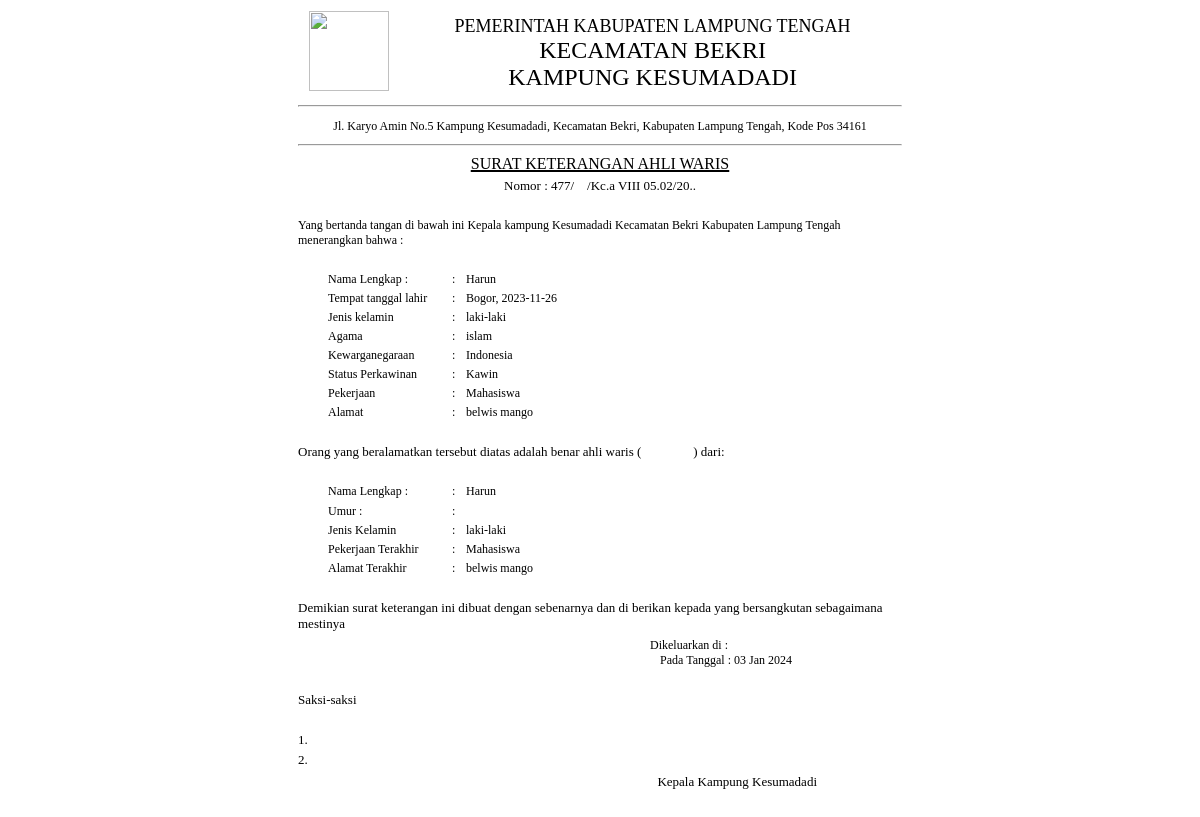
Screenshot of /surat_keterangan_ahli_waris.php?NIK=3214321432143214&NIKS=3214321432143214 (signed in) with the database file from the repository.
### tables this page shows
CREATE TABLE `crud` (
  `ID` bigint(16) NOT NULL,
  `NIK` bigint(16) NOT NULL,
  `Nama` varchar(50) NOT NULL,
  `Tempat` varchar(50) NOT NULL,
  `Tanggal_Lahir` varchar(50) NOT NULL,
  `Jenis_Kelamin` varchar(50) NOT NULL,
  `Alamat` varchar(100) NOT NULL,
  `Agama` varchar(50) NOT NULL,
  `Status` varchar(50) NOT NULL,
  `Pekerjaan` varchar(50) NOT NULL,
  `Kewarganegaraan` varchar(50) NOT NULL
);

CREATE TABLE `cruds` (
  `IDS` bigint(16) NOT NULL,
  `NIKS` bigint(16) NOT NULL,
  `NamaS` varchar(50) NOT NULL,
  `TempatS` varchar(50) NOT NULL,
  `Tanggal_LahirS` varchar(50) NOT NULL,
  `Jenis_kelaminS` varchar(50) NOT NULL,
  `AlamatS` varchar(100) NOT NULL,
  `AgamaS` varchar(50) NOT NULL,
  `StatusS` varchar(50) NOT NULL,
  `PekerjaanS` varchar(50) NOT NULL,
  `KewarganegaraanS` varchar(50) NOT NULL
);

### surat_keterangan_ahli_waris.php (the view, shortened to what this page needs)
<?php
include "process.php";
if (isset($_GET['NIK']) && isset($_GET['NIKS'])) {
    $NIK = $_GET['NIK'];
    $NIK2 = $_GET['NIKS'];
    $NIK = mysqli_real_escape_string($conn, $NIK);
    $NIK2 = mysqli_real_escape_string($conn, $NIK2);
    $sql = "SELECT * FROM crud WHERE NIK=?";
    $stmt = mysqli_prepare($conn, $sql);
    mysqli_stmt_bind_param($stmt, "s", $NIK);
    mysqli_stmt_execute($stmt);
    $hasil = mysqli_stmt_get_result($stmt);
    $sql2 = "SELECT * FROM cruds WHERE NIKS=?";
    $stmt2 = mysqli_prepare($conn, $sql2);
    mysqli_stmt_bind_param($stmt2, "s", $NIK2);
    mysqli_stmt_execute($stmt2);
    $hasil2 = mysqli_stmt_get_result($stmt2);
    $data = mysqli_fetch_assoc($hasil);
    $data2 = mysqli_fetch_assoc($hasil2);
} else {
    echo "Parameter NIK atau NIK2 tidak ditemukan.";
    exit();
}
$tanggal = date("d M Y");
?>
<!DOCTYPE html>
<head>
    <body onload="window.print()">
</head>
<body>
    <center>
        <table width="610" align="center">
            <tr>
                <td align="center"><img src="https://i.ibb.co/NjB0Rqb/Lambang-Kabupaten-Lampung-Tengah.png" width="80" height="80"></td>
                <td align="center">
                    <font size="4">PEMERINTAH KABUPATEN LAMPUNG TENGAH</font><br>
                    <font size="5">KECAMATAN BEKRI</font><br>
                    <font size="5">KAMPUNG KESUMADADI</font><br>
                </td>
            </tr>
            <tr>
                <td colspan="2" align="center"><hr></td>
            </tr>
        </table>
        <table width="610">
            <tr>
                <td class="alamat" align="center">Jl. Karyo Amin No.5 Kampung Kesumadadi, Kecamatan Bekri, Kabupaten Lampung Tengah, Kode Pos 34161</td>
            </tr>
            <tr>
                <td colspan="1" align="center"><hr></td>
            </tr>
        </table>
        <table width="610" align="center">
            <tr>
                <font size="3" align="center" style="text-decoration: underline 2px;">SURAT KETERANGAN AHLI WARIS</font><br>
            </tr>
            <tr>
                <td align="center">
                    <font size="2">Nomor : 477/&nbsp;&nbsp;&nbsp;&nbsp;/Kc.a VIII 05.02/20..</font>
                </td>
            </tr>
        </table>
        <br>
        <table width="610">
            <tr>
                <td class="pembukaan" style="font-size: 12px;">Yang bertanda tangan di bawah ini Kepala kampung Kesumadadi Kecamatan Bekri Kabupaten Lampung Tengah menerangkan bahwa :</td>
            </tr>
        </table>
        <br>
        <table width="550">
            <tr>
                <td style="font-size: 12px;"width="120">Nama Lengkap : </td>
                <td width="10">:</td>
                <td style="font-size: 12px;"><?php echo $data['Nama']; ?></td>
            </tr>
            <tr>
                <td style="font-size: 12px;"width="120">Tempat tanggal lahir</td>
                <td width="10">:</td>
                <td style="font-size: 12px;"><?php echo $data['Tempat']; ?>, <?php echo $data['Tanggal_Lahir'];?></td>
            </tr>
            <tr>
                <td style="font-size: 12px;"width="120">Jenis kelamin</td>
                <td width="10">:</td>
                <td style="font-size: 12px;"><?php echo $data['Jenis_Kelamin']; ?></td>
            </tr>
            <tr>
                <td style="font-size: 12px;"width="120">Agama</td>
                <td width="10">:</td>
                <td style="font-size: 12px;"><?php echo $data['Agama']; ?></td>
            </tr>
            <tr>
                <td style="font-size: 12px;">Kewarganegaraan</td>
                <td width="10">:</td>
                <td style="font-size: 12px;"><?php echo $data['Kewarganegaraan']; ?></td>
            </tr>
            <tr>
                <td style="font-size: 12px;"width="120">Status Perkawinan</td>
                <td width="10">:</td>
                <td style="font-size: 12px;"><?php echo $data['Status']; ?></td>
            </tr>
            <tr>
                <td style="font-size: 12px;"width="120">Pekerjaan</td>
                <td width="10">:</td>
                <td style="font-size: 12px;"><?php echo $data['Pekerjaan']; ?></td>
            </tr>
            <tr>
                <td style="font-size: 12px;"width="120">Alamat</td>
                <td width="10">:</td>
                <td style="font-size: 12px;"><?php echo $data['Alamat']; ?></td>
            </tr>
        </table>
        <br>
        <table width="610">
            <tr>
                <td>
                    <font size="2">Orang yang beralamatkan tersebut diatas adalah benar ahli waris (&nbsp;&nbsp;&nbsp;&nbsp;&nbsp;&nbsp;&nbsp;&nbsp;&nbsp;&nbsp;&nbsp;&nbsp;&nbsp;&nbsp;&nbsp;&nbsp;) dari:</font>
                </td>
            </tr>
        </table>
        <br>
        <table width="550">
            <tr>
                <td style="font-size: 12px;"width="120">Nama Lengkap : </td>
                <td width="10">:</td>
                <td style="font-size: 12px;"><?php echo $data2['NamaS']; ?></td>
            </tr>
            <tr>
                <td style="font-size: 12px;">Umur : </td>
                <td width="10">:</td>
                <td style="font-size: 12px;"><input type="text" id="umur" name="umur"></td>
            </tr>
            <tr>
                <td style="font-size: 12px;">Jenis Kelamin</td>
                <td width="10">:</td>
                <td style="font-size: 12px;"><?php echo $data2['Jenis_kelaminS']; ?></td>
            </tr>
            <tr>
                <td style="font-size: 12px;">Pekerjaan Terakhir</td>
                <td width="10">:</td>
                <td style="font-size: 12px;"><?php echo $data2['PekerjaanS']; ?></td>
            </tr>
            <tr>
                <td style="font-size: 12px;">Alamat Terakhir</td>
                <td width="10">:</td>
                <td style="font-size: 12px;"><?php echo $data2['AlamatS']; ?></td>
            </tr>
        </table>
        <br>
        <table width="610">
            <tr>
                <td>
                    <font size="2">Demikian surat keterangan ini dibuat dengan sebenarnya dan di berikan kepada yang bersangkutan sebagaimana mestinya</font>
                </td>
            </tr>
        </table>
        <table width = "610">
            <tr>
            <td align="right" class="surat">
            <span style="font-size: 12px;padding-right: 174px;">Dikeluarkan di :</span> <br>
            <span style="font-size: 12px;padding-right: 110px;">Pada Tanggal : <?php echo $tanggal; ?></span>
        </td>
            </tr>
        </table>
        <br>
        <table width="610">
            <tr>
                <td>
                    <font size="2">Saksi-saksi</font>
                </td>
            </tr>
        </table>
        <br>
        <table width="610">
            <tr>
                <td>
                    <font size="2">1. </font>
                    <input type="text" id="saksi1" name="saksi1">
                </td>
            </tr>
            <tr>
                <td>
                    <font size="2">2. </font>
                    <input type="text" id="saksi2" name="saksi2">
                </td>
            </tr>
        </table>
        <table width="610">
            <tr>
                <td align="right" style="padding-right: 86px;">
                    <font size="2">Kepala Kampung Kesumadadi</font>
                </td>
            </tr>
            <tr>
                <td align="right" style="padding-right: 86px;">
                </td>
            </tr>
        </table>
    </center>
</body>
</html>

### surat_keterangan_ahli_waris.php (style rules this page uses)
input { border: none; font-size: 12px; width: 80%; }
table tr td { font-size: 12px; }

### rows the page displays
crud: Nama "Harun", Tempat "Bogor", Tanggal_Lahir "2023-11-26", Jenis_Kelamin "laki-laki", Agama "islam", Kewarganegaraan "Indonesia", Status "Kawin", Pekerjaan "Mahasiswa", Alamat "belwis mango"
cruds: NamaS "Harun", Jenis_kelaminS "laki-laki", PekerjaanS "Mahasiswa", AlamatS "belwis mango"
